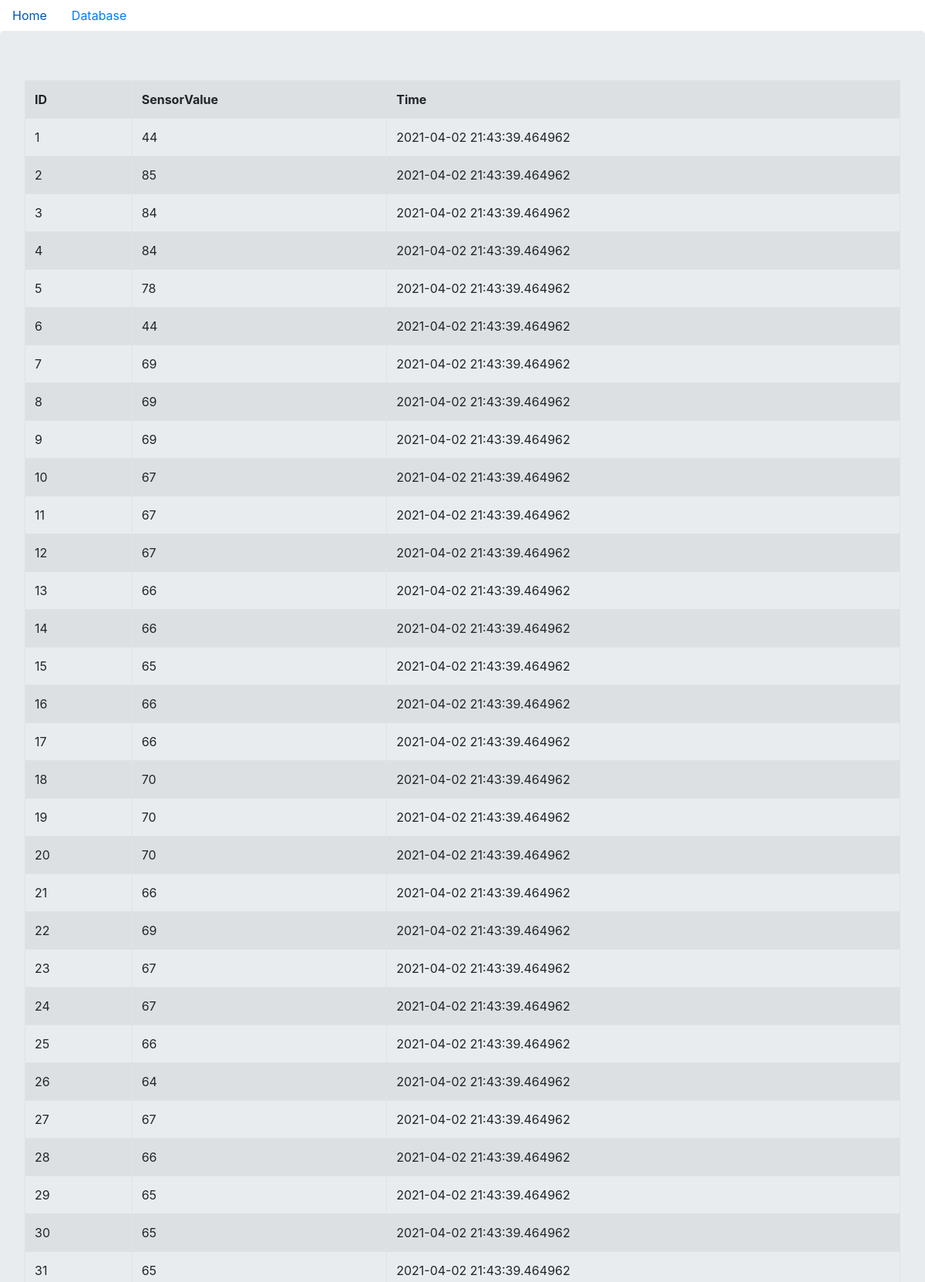
The page /database (upper part) on the database its author committed.
### myproject/models.py (models this page shows, shortened)
class Data(db.Model):
  id = db.Column(db.Integer(), primary_key=True)
  temp = db.Column(db.String())
  time = db.Column(db.DateTime, default=datetime.now())

### app.py (the view)
@app.route('/database')
def database():
  db = Data.query.all()
  return render_template('database.htm', db=db)

### myproject/templates/database.htm (shortened to what this page needs)
{% extends 'base.htm' %}
{% block content %}
<table class="table table-striped table-bordered table-hover">
  <tr>
    <th scope="col">ID</th>
    <th scope="col">SensorValue</th>
    <th scope="col">Time</th>
  </tr>
  {% for data in db %}
  <tr>
    <td>{{data.id}}</td>
    <td>{{data.temp}}</td>
    <td>{{data.time}}</td>
    {% endfor %}
  </tr>
</table>
{% endblock %}

### myproject/templates/base.htm (shortened to what this page needs)
<!DOCTYPE html>
<html lang="en">
  <head>
    <link
      rel="stylesheet"
      href="https://cdn.jsdelivr.net/npm/bootstrap@4.5.3/dist/css/bootstrap.min.css"
    />
  </head>
  <body>
    <ul class="nav">
      <li class="nav-item">
        <a class="nav-link active" href="{{url_for('index')}}">Home</a>
      </li>
      <li class="nav-item">
        <a class="nav-link" href="{{url_for('database')}}">Database</a>
      </li>
    </ul>
    <div class="jumbotron">
      {% block content %}{% endblock %}
    </div>
  </body>
</html>

### rows shown on the page
Data: id "1", temp "44", time "2021-04-02 21:43:39.464962"
Data: id "2", temp "85", time "2021-04-02 21:43:39.464962"
Data: id "3", temp "84", time "2021-04-02 21:43:39.464962"
Data: id "4", temp "84", time "2021-04-02 21:43:39.464962"
Data: id "5", temp "78", time "2021-04-02 21:43:39.464962"
Data: id "6", temp "44", time "2021-04-02 21:43:39.464962"
Data: id "7", temp "69", time "2021-04-02 21:43:39.464962"
Data: id "8", temp "69", time "2021-04-02 21:43:39.464962"
Data: id "9", temp "69", time "2021-04-02 21:43:39.464962"
Data: id "10", temp "67", time "2021-04-02 21:43:39.464962"
Data: id "11", temp "67", time "2021-04-02 21:43:39.464962"
Data: id "12", temp "67", time "2021-04-02 21:43:39.464962"
Data: id "13", temp "66", time "2021-04-02 21:43:39.464962"
Data: id "14", temp "66", time "2021-04-02 21:43:39.464962"
Data: id "15", temp "65", time "2021-04-02 21:43:39.464962"
Data: id "16", temp "66", time "2021-04-02 21:43:39.464962"
Data: id "17", temp "66", time "2021-04-02 21:43:39.464962"
Data: id "18", temp "70", time "2021-04-02 21:43:39.464962"
Data: id "19", temp "70", time "2021-04-02 21:43:39.464962"
Data: id "20", temp "70", time "2021-04-02 21:43:39.464962"
Data: id "21", temp "66", time "2021-04-02 21:43:39.464962"
Data: id "22", temp "69", time "2021-04-02 21:43:39.464962"
Data: id "23", temp "67", time "2021-04-02 21:43:39.464962"
Data: id "24", temp "67", time "2021-04-02 21:43:39.464962"
Data: id "25", temp "66", time "2021-04-02 21:43:39.464962"
Data: id "26", temp "64", time "2021-04-02 21:43:39.464962"
Data: id "27", temp "67", time "2021-04-02 21:43:39.464962"
Data: id "28", temp "66", time "2021-04-02 21:43:39.464962"
Data: id "29", temp "65", time "2021-04-02 21:43:39.464962"
Data: id "30", temp "65", time "2021-04-02 21:43:39.464962"
Data: id "31", temp "65", time "2021-04-02 21:43:39.464962"
